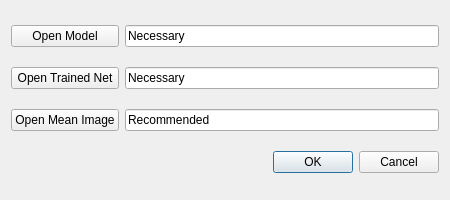
<?xml version="1.0" encoding="UTF-8"?>
<ui version="4.0">
 <class>openNetDialog</class>
 <widget class="QDialog" name="openNetDialog">
  <property name="geometry">
   <rect>
    <x>0</x>
    <y>0</y>
    <width>450</width>
    <height>200</height>
   </rect>
  </property>
  <property name="windowTitle">
   <string>Open Caffe Neural Net</string>
  </property>
  <layout class="QGridLayout" name="gridLayout">
   <item row="2" column="0">
    <widget class="QPushButton" name="pushButtonOpenMeanImage">
     <property name="text">
      <string>Open Mean Image</string>
     </property>
    </widget>
   </item>
   <item row="0" column="1" colspan="2">
    <widget class="QLineEdit" name="lineEditModelFile">
     <property name="acceptDrops">
      <bool>false</bool>
     </property>
     <property name="text">
      <string>Necessary</string>
     </property>
     <property name="readOnly">
      <bool>true</bool>
     </property>
     <property name="clearButtonEnabled">
      <bool>false</bool>
     </property>
    </widget>
   </item>
   <item row="2" column="1" colspan="2">
    <widget class="QLineEdit" name="lineEditMeanFile">
     <property name="acceptDrops">
      <bool>false</bool>
     </property>
     <property name="text">
      <string>Recommended</string>
     </property>
     <property name="readOnly">
      <bool>true</bool>
     </property>
    </widget>
   </item>
   <item row="1" column="1" colspan="2">
    <widget class="QLineEdit" name="lineEditWeightsFile">
     <property name="acceptDrops">
      <bool>false</bool>
     </property>
     <property name="text">
      <string>Necessary</string>
     </property>
     <property name="readOnly">
      <bool>true</bool>
     </property>
    </widget>
   </item>
   <item row="1" column="0">
    <widget class="QPushButton" name="pushButtonOpenWeights">
     <property name="text">
      <string>Open Trained Net</string>
     </property>
    </widget>
   </item>
   <item row="0" column="0">
    <widget class="QPushButton" name="pushButtonOpenModel">
     <property name="text">
      <string>Open Model</string>
     </property>
    </widget>
   </item>
   <item row="3" column="2">
    <widget class="QDialogButtonBox" name="buttonBox">
     <property name="orientation">
      <enum>Qt::Horizontal</enum>
     </property>
     <property name="standardButtons">
      <set>QDialogButtonBox::Cancel|QDialogButtonBox::Ok</set>
     </property>
    </widget>
   </item>
  </layout>
 </widget>
 <resources/>
 <connections>
  <connection>
   <sender>buttonBox</sender>
   <signal>accepted()</signal>
   <receiver>openNetDialog</receiver>
   <slot>accept()</slot>
   <hints>
    <hint type="sourcelabel">
     <x>248</x>
     <y>254</y>
    </hint>
    <hint type="destinationlabel">
     <x>157</x>
     <y>274</y>
    </hint>
   </hints>
  </connection>
  <connection>
   <sender>buttonBox</sender>
   <signal>rejected()</signal>
   <receiver>openNetDialog</receiver>
   <slot>reject()</slot>
   <hints>
    <hint type="sourcelabel">
     <x>316</x>
     <y>260</y>
    </hint>
    <hint type="destinationlabel">
     <x>286</x>
     <y>274</y>
    </hint>
   </hints>
  </connection>
 </connections>
</ui>
